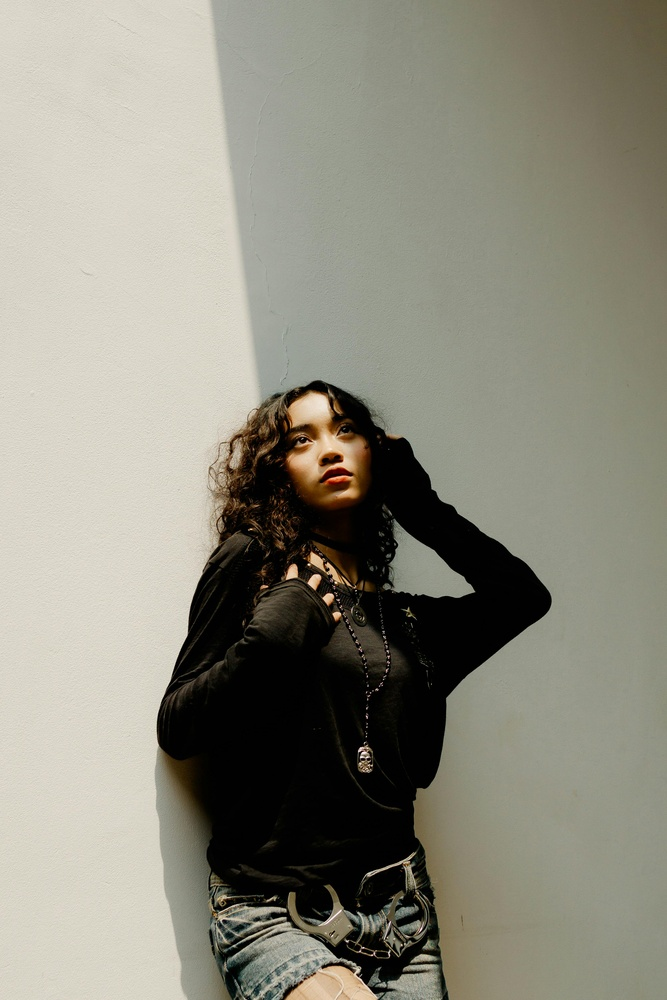
#> input picture image-2.jpg, 667 x 1000 px, shrunk from 2640 x 3960 before the run, found by its file name
$ python Pillowz.py
#> lines starting #> are read from the running program, lines starting #| are printed output that depends on the picture
from PIL import Image  # Ask for the artisan's specific skill

# Open an image file
image = Image.open(r"C://Users/user/OneDrive\Desktop/PLP CODES/py week 6/pylibs/image-2.jpg")  # The canvas for our art
#> image is the input picture: PIL image 667x1000 RGB; mean R, G, B 141.4, 139.4, 126.3

# The artisan works their magic: rotate and convert to grayscale
rotated_image = image.rotate(45)
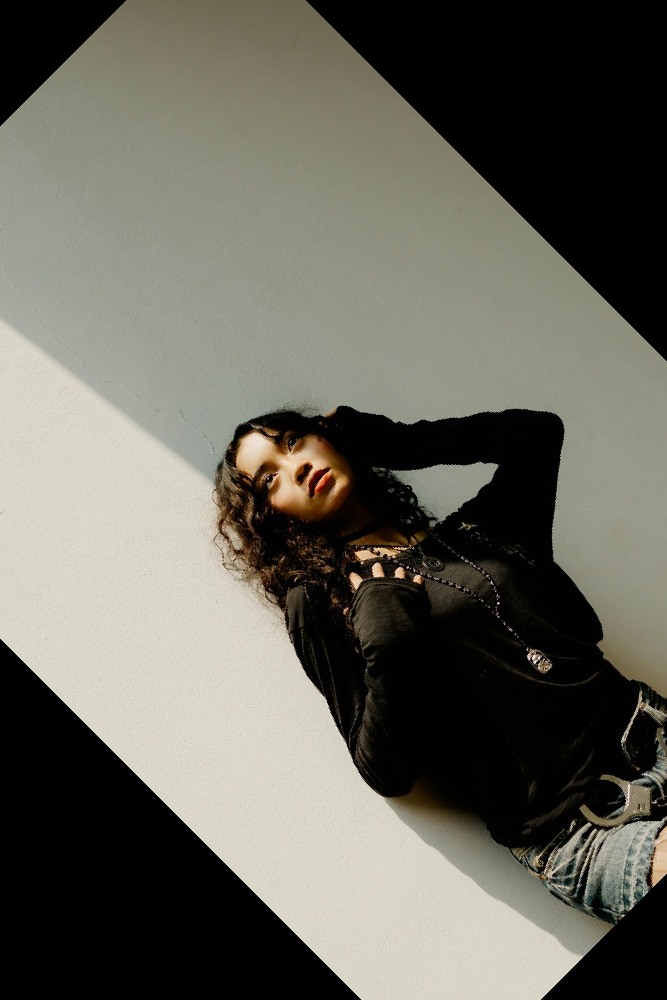
#> rotated_image: PIL image 667x1000 RGB; mean R, G, B 103.8, 102.3, 92.6
bw_image = rotated_image.convert('L')
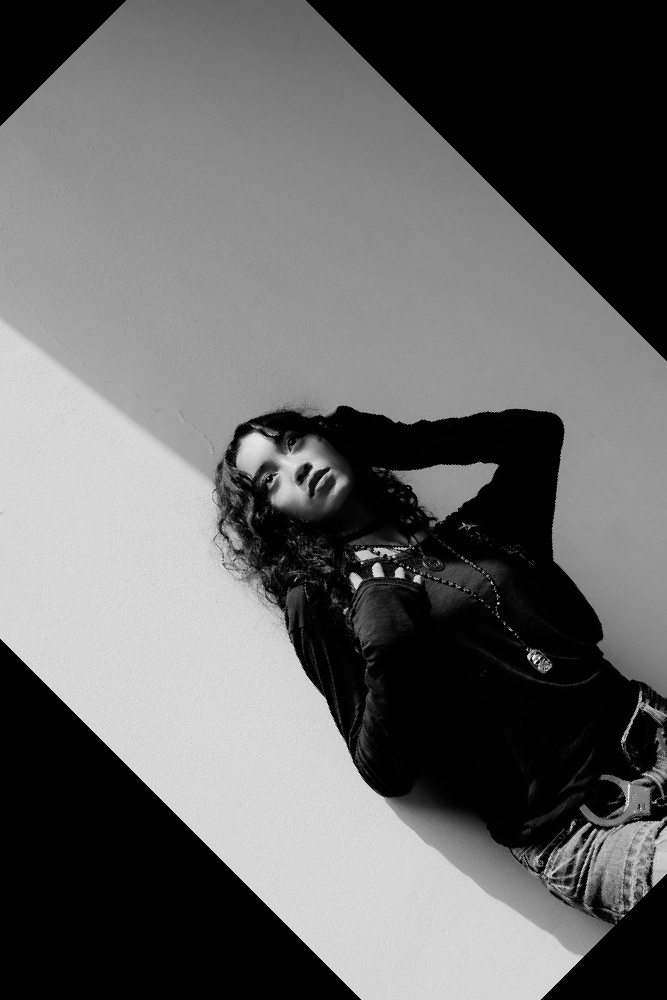
#> bw_image: PIL image 667x1000 L; min 0, max 250, mean 101.7

# Save the new creation
bw_image.save('my_artistic_image.jpg')
